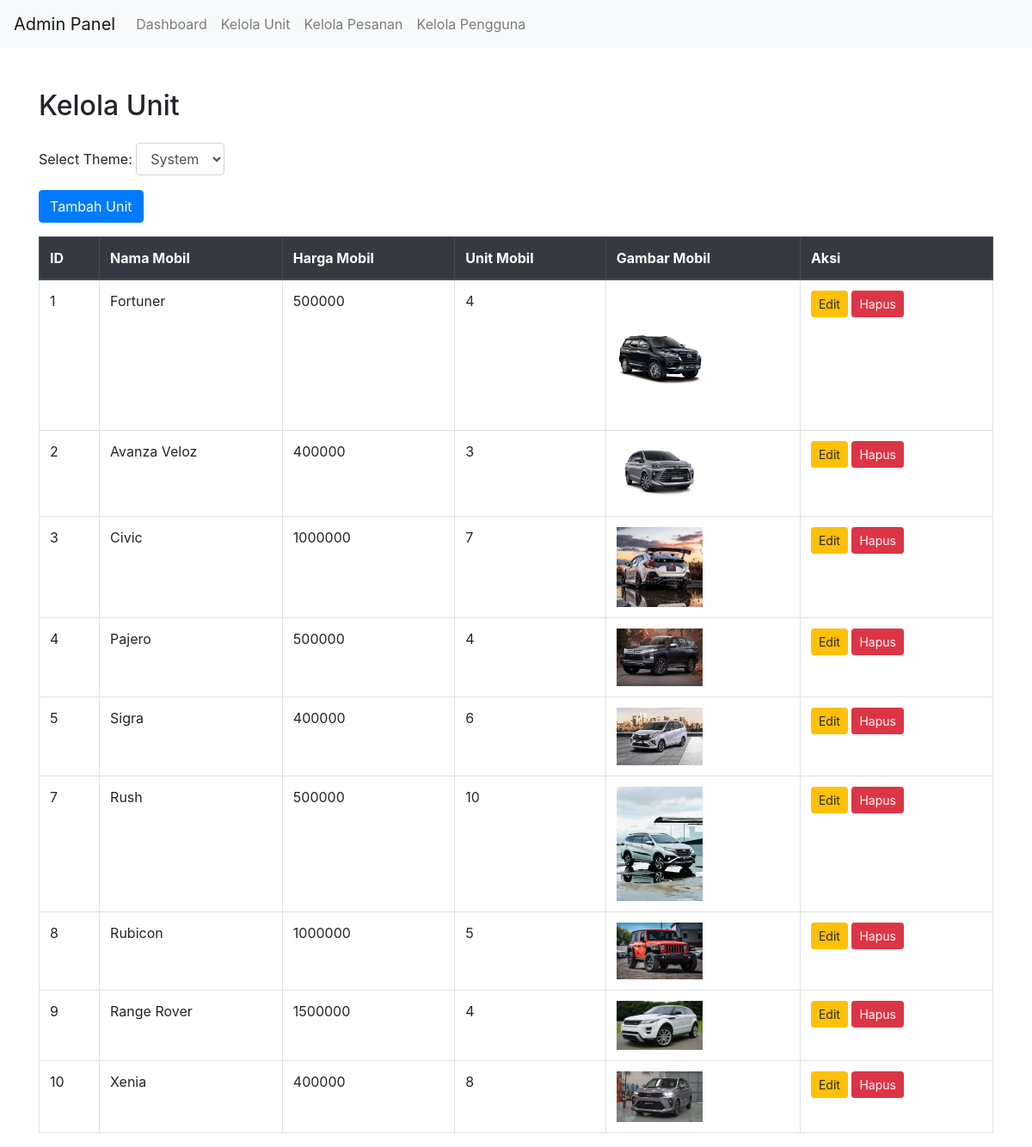
/admin_unit.php (signed in), run on the app's committed database.
### tables this page shows
CREATE TABLE `unit` (
  `id` int(11) NOT NULL,
  `nama_mobil` varchar(255) NOT NULL,
  `harga_mobil` int(255) NOT NULL,
  `unit_mobil` int(11) NOT NULL,
  `gambar_mobil` varchar(255) DEFAULT NULL
);

### admin_unit.php (the view, shortened to what this page needs)
<?php
include 'config/function.php';
$sql = "SELECT * FROM unit";
$result = $conn->query($sql);
?>
<!DOCTYPE html>
<html lang="en">
<head>
    <link href="https://stackpath.bootstrapcdn.com/bootstrap/4.5.2/css/bootstrap.min.css" rel="stylesheet" id="theme-link">
    <link href="https://cdn.jsdelivr.net/npm/bootswatch@4.5.2/dist/darkly/bootstrap.min.css" rel="stylesheet" id="dark-theme-link" disabled>
</head>
<body>
    <nav class="navbar navbar-expand-lg navbar-light bg-light">
        <a class="navbar-brand" href="#">Admin Panel</a>
        <div class="collapse navbar-collapse" id="navbarNav">
            <ul class="navbar-nav">
                <li class="nav-item">
                    <a class="nav-link" href="admin_dashboard.php">Dashboard</a>
                </li>
                <li class="nav-item">
                    <a class="nav-link" href="admin_unit.php">Kelola Unit</a>
                </li>
                <li class="nav-item">
                    <a class="nav-link" href="admin_orders.php">Kelola Pesanan</a>
                </li>
                <li class="nav-item">
                    <a class="nav-link" href="admin_users.php">Kelola Pengguna</a>
                </li>
            </ul>
        </div>
    </nav>
    <div class="container mt-5">
        <h2 class="mb-4">Kelola Unit</h2>
        <div class="mb-3">
            <label for="theme-selector">Select Theme:</label>
            <select id="theme-selector" class="form-control" style="width: auto; display: inline-block;">
                <option value="system">System</option>
            </select>
        </div>
        <a href="admin_add_unit.php" class="btn btn-primary mb-3">Tambah Unit</a>
        <table class="table table-bordered">
            <thead class="thead-dark">
                <tr>
                    <th>ID</th>
                    <th>Nama Mobil</th>
                    <th>Harga Mobil</th>
                    <th>Unit Mobil</th>
                    <th>Gambar Mobil</th>
                    <th>Aksi</th>
                </tr>
            </thead>
            <tbody>
                <?php while ($row = $result->fetch_assoc()): ?>
                    <tr class="table-row">
                        <td><?php echo htmlspecialchars($row['id']); ?></td>
                        <td><?php echo isset($row['nama_mobil']) ? htmlspecialchars($row['nama_mobil']) : 'N/A'; ?></td>
                        <td><?php echo isset($row['harga_mobil']) ? htmlspecialchars($row['harga_mobil']) : 'N/A'; ?></td>
                        <td><?php echo isset($row['unit_mobil']) ? htmlspecialchars($row['unit_mobil']) : 'N/A'; ?></td>
                        <td><?php echo isset($row['gambar_mobil']) ? '<img src="' . htmlspecialchars($row['gambar_mobil']) . '" alt="Gambar Mobil" style="width: 100px; height: auto; object-fit: cover;">' : 'N/A'; ?></td>
                        <td>
                            <a href="admin_edit_unit.php?id=<?php echo htmlspecialchars($row['id']); ?>" class="btn btn-warning btn-sm">Edit</a>
                            <a href="admin_unit.php?delete_id=<?php echo htmlspecialchars($row['id']); ?>" class="btn btn-danger btn-sm" onclick="return confirm('Apakah Anda yakin ingin menghapus unit ini?');">Hapus</a>
                        </td>
                    </tr>
                <?php endwhile; ?>
            </tbody>
        </table>
    </div>
</body>
</html>

### data on the page
unit: id "1", nama_mobil "Fortuner", harga_mobil "500000", unit_mobil "4", gambar_mobil (picture)
unit: id "2", nama_mobil "Avanza Veloz", harga_mobil "400000", unit_mobil "3", gambar_mobil (picture)
unit: id "3", nama_mobil "Civic", harga_mobil "1000000", unit_mobil "7", gambar_mobil (picture)
unit: id "4", nama_mobil "Pajero", harga_mobil "500000", unit_mobil "4", gambar_mobil (picture)
unit: id "5", nama_mobil "Sigra", harga_mobil "400000", unit_mobil "6", gambar_mobil (picture)
unit: id "7", nama_mobil "Rush", harga_mobil "500000", unit_mobil "10", gambar_mobil (picture)
unit: id "8", nama_mobil "Rubicon", harga_mobil "1000000", unit_mobil "5", gambar_mobil (picture)
unit: id "9", nama_mobil "Range Rover", harga_mobil "1500000", unit_mobil "4", gambar_mobil (picture)
unit: id "10", nama_mobil "Xenia", harga_mobil "400000", unit_mobil "8", gambar_mobil (picture)
